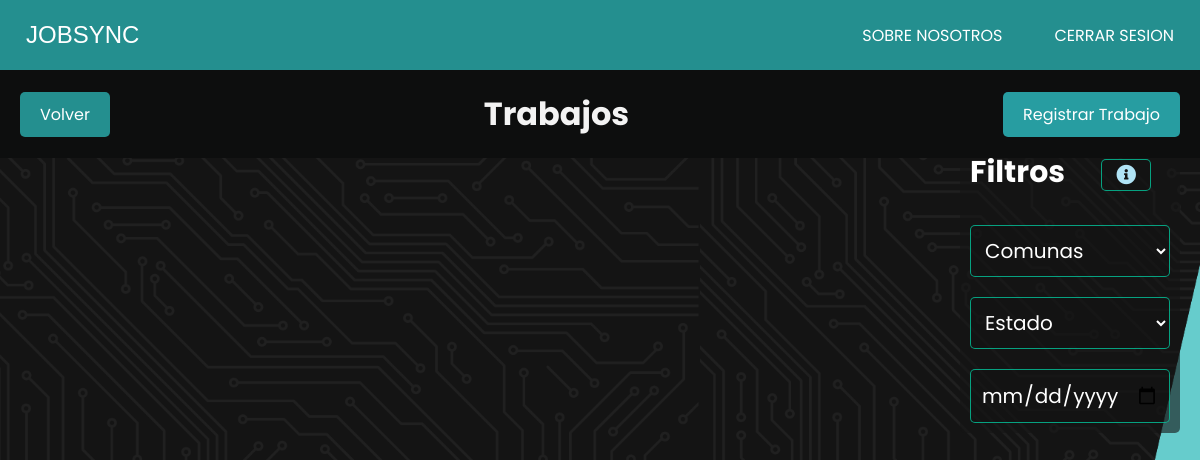
Page /trabajos/ (signed in) on the earlier database version.
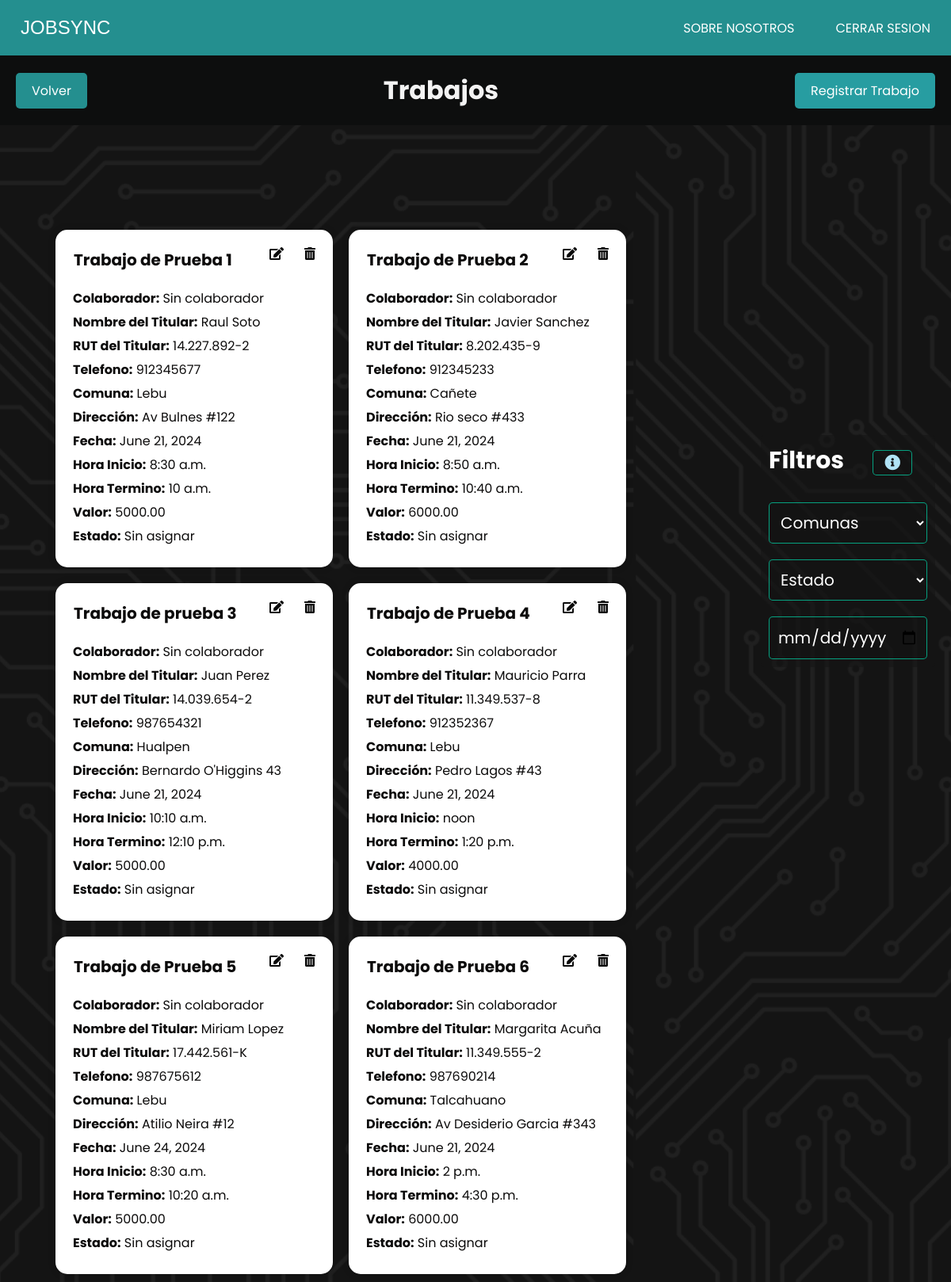
Same page on the later database version.
### JobSyncApp/models.py (models this page shows, shortened)
class Trabajo(models.Model):
    colaborador = models.ForeignKey(CustomUser, on_delete=models.SET_NULL, null=True, blank=True)
    nombre_trabajo = models.CharField(max_length=100)
    nombre_titular = models.CharField(max_length=100)
    rut_titular = models.CharField(max_length=12)
    telefono = models.CharField(max_length=15, blank=True, null=True)
    comuna = models.ForeignKey(Comuna, on_delete=models.SET_NULL, null=True)
    direccion = models.CharField(max_length=255)
    fecha = models.DateField()
    hora_inicio = models.TimeField()
    hora_termino = models.TimeField()
    valor = models.DecimalField(max_digits=10, decimal_places=2)
    ESTADO_CHOICES = [
        ('sin_asignar', 'Sin asignar'),
        ('pendiente', 'Pendiente'),
        ('completado', 'Completado'),
        ('reagendado', 'Reagendado'),
        ('cancelado', 'Cancelado'),
    ]
    estado = models.CharField(max_length=20, choices=ESTADO_CHOICES, default='sin_asignar')
    reagendado_contador = models.PositiveIntegerField(default=0)
    is_deleted = models.BooleanField(default=False)
    objects = TrabajoManager()

class Comuna(models.Model):
    nombre = models.CharField(max_length=100, unique=True)
    def __str__(self):
        return self.nombre

### JobSyncApp/decorators.py (the view)
    def wrap(request, *args, **kwargs):
        if request.user.is_authenticated and not request.user.rol:
            return function(request, *args, **kwargs)
        else:
            raise PermissionDenied

### JobSyncApp/models.py (called while the page is built)
    def get_queryset(self):
        return super().get_queryset()

### JobSyncApp/views.py (called while the page is built)
@login_required
@user_is_admin
def trabajos(request):
    comuna = Comuna.objects.all()
    trabajos = Trabajo.objects.filter(is_deleted=False)  # Obtener todos los trabajos
    return render(request, 'admin/gestion_trabajos/trabajos/trabajos.html', {'trabajos': trabajos,'comuna':comuna})

### JobSyncApp/templates/admin/gestion_trabajos/trabajos/trabajos.html (shortened to what this page needs)
{% extends 'index.html' %}
{% load static %}
{% block extra_css %}
<link rel="stylesheet" href="{% static 'css/admin/trabajos.css' %}">
<link rel="stylesheet" href="https://cdnjs.cloudflare.com/ajax/libs/font-awesome/5.15.4/css/all.min.css">
{% endblock extra_css %}
{% block contenido %}
<div class="header">
    <a href="{% url 'index_trabajo' %}"  class="boton volver">Volver</a>
    <h1 id="titulo-trabajos">Trabajos</h1>
    <a href="{% url 'crear_trabajo' %}"  class="boton regresar">Registrar Trabajo</a>
</div>
<div class="card-container">
    {% for trabajo in trabajos %}
    <div class="card" id="trabajo" data-comuna="{{ trabajo.comuna }}"  data-estado="{{ trabajo.estado }}" data-reagendado-contador="{{ trabajo.reagendado_contador }}" data-fecha="{{ trabajo.fecha|date:'Y-m-d' }}">
        <div class="botones">
            <button class="delete-btn" data-url="{% url 'eliminar_trabajo' trabajo.id %}"> <i class="fas fa-trash-alt"></i></button>
            <button class="edit-btn" data-url="{% url 'modificar_trabajo' trabajo.id %}"> <i class="fas fa-edit"></i></button>
            <h2> {{ trabajo.nombre_trabajo }}</h2>
        </div>
        <p><strong>Colaborador:</strong>
            {% if trabajo.colaborador %}
                {{ trabajo.colaborador.first_name }} {{ trabajo.colaborador.last_name }}
            {% else %}
                Sin colaborador
            {% endif %}
        </p>
        <p><strong>Nombre del Titular:</strong> {{ trabajo.nombre_titular }}</p>
        <p><strong>RUT del Titular:</strong> {{ trabajo.rut_titular }}</p>
        <p><strong>Telefono:</strong> {{ trabajo.telefono }}</p>
        <p><strong>Comuna:</strong> {{ trabajo.comuna }}</p>
        <p><strong>Dirección:</strong> {{ trabajo.direccion }}</p>
        <p><strong>Fecha:</strong> {{ trabajo.fecha }}</p>
        <p><strong>Hora Inicio:</strong> {{ trabajo.hora_inicio }}</p>
        <p><strong>Hora Termino:</strong> {{ trabajo.hora_termino }}</p>
        <p><strong>Valor:</strong> {{ trabajo.valor }}</p>
        <p><strong>Estado:</strong> {{ trabajo.get_estado_display }}</p>
    </div>
    {% endfor %}
</div>
<div class="filter-container">
    <h2>Filtros <button id="boton-info" onclick="mostrarModal()"><i class="fas fa-info-circle"></i></button></h2>
    <select id="comuna-filter">
        <option value="">Comunas</option>
    </select>
    <select id="estado-filter">
        <option value="">Estado</option>
    </select>
    <input type="date" id="fecha-filter">
</div>
{% endblock %}

### JobSyncApp/templates/index.html (shortened to what this page needs)
{% load  static  %}
<!DOCTYPE html>
<html lang="es">
<head>
    <link rel="stylesheet" href="{% static 'css' %}/estilo.css">
    <link href="https://cdn.jsdelivr.net/npm/remixicon@4.2.0/fonts/remixicon.css" rel="stylesheet" />
    {% block extra_css %} {% endblock extra_css %}
</head>
<body>
    <navbar class="navbar-container">
        <div class="logo-container" >
            <a href=""><img src="" alt="" style="margin-top: 1px; margin-right: 10px;"></a>
            {%if user.is_authenticated%}
            <a href="{% url 'home' %}">JobSync</a>
            {% else %}
            <a href="">JobSync</a>
            {%endif%}
        </div>
        <ul class="nav-items">
            <li class="nav-link"><a href="{% url 'sobre_nosotros' %}">Sobre Nosotros</a></li>
            {%if user.is_authenticated%}
            <li class="nav-link"><a href="{% url 'custom_logout' %}">Cerrar Sesion</a></li>
            {% else %}
            <li class="nav-link"><a href="{% url 'custom_login' %}">login</a></li>
            {%endif%}
        </ul>
    </navbar>
    {% block contenido %}{% endblock %}
</body>
</html>

### JobSyncApp/static/css/estilo.css (style rules this page uses)
* { margin: 0; padding: 0; box-sizing: border-box; }
.navbar-container { display: flex; justify-content: space-between; padding: 0 1rem; height: 70px; align-items: center; background: #248f8f; color: #fff; position: fixed; top: 0; width: 100%; z-index: 1000; }
.logo-container { display: flex; align-items: center; }
.navbar-container .logo-container a { font-size: 1.5rem; text-transform: uppercase; cursor: pointer; color: #fff; font-weight: 500; font-family: 'Kanit', sans-serif; }
.navbar-container .nav-items { display: flex; list-style-type: none; gap: 2rem; align-items: center; }
.navbar-container .nav-items .nav-link a { color: #fff; transition: 0.2s; padding: 10px; text-transform: uppercase; white-space: nowrap; }
.navbar-container .nav-items .nav-link:after { display: block; content: ""; border-top: 2px solid rgb(60, 179, 133); transform: scaleX(0); transition: transform 250ms ease-in-out; }

### JobSyncApp/static/css/admin/trabajos.css (style rules this page uses)
* { padding: 0; margin: 0; box-sizing: border-box; text-decoration: none; list-style: none; border: none; outline: none; font-family: "Poppins", sans-serif; }
body { height: auto; min-height: 100vh; width: auto; display: flex; align-items: center; justify-content: center; background: url("/static/css/img/fondo.png") no-repeat center center fixed; background-size: cover; }
.header { width: 100%; display: flex; justify-content: space-between; align-items: center; padding: 20px; color: rgba(255, 255, 255, 0.8); position: fixed; top: 70px; z-index: 1000; background-color: #0d0e0e; }
#titulo-trabajos { margin: 0; flex-grow: 1; text-align: center; color: #f3f3f3; }
.boton { padding: 10px 20px; background-color: #007bff; color: white; text-decoration: none; border-radius: 5px; }
.boton.volver { background-color: #248f8f; }
.boton.regresar { background-color: #279da1; }
.card-container { display: flex; flex-wrap: wrap; justify-content: flex-start; margin-top: 220px; width: 100%; padding-top: 60px; padding-left: 5%; }
.card { width: 350px; margin: 10px; padding: 20px; background: rgba(22, 22, 22, 0.61); box-shadow: 0 0 10px rgba(0, 0, 0, .2); color: #fff; backdrop-filter: blur(50px); border-radius: 15px; }
.card h2 { font-size: 20px; margin-bottom: 10px; }
.card p { margin: 5px 0; }
.card .delete-btn, .card .edit-btn { background: transparent; color: white; border: none; padding: 10px; border-radius: 10%; cursor: pointer; position: absolute; top: 10px; }
.card[data-estado="sin_asignar"] .delete-btn i, .card[data-estado="sin_asignar"] .edit-btn i { color: rgb(8, 8, 8); }
.card .delete-btn { right: 10px; }
.card .edit-btn { right: 50px; }
.card .delete-btn i, .card .edit-btn i { color: white; font-size: 1.2em; }
.botones { padding: 1px; margin-bottom: 10px; }
.filter-container { background: rgba(22, 22, 22, 0.61); padding: 10px; border-radius: 5px; width: 220px; margin-right: 20px; top: 20px; margin-bottom: 19%; }
.filter-container h2 { color: #fff; font-size: 30px; margin-bottom: 10px; }
#comuna-filter { width: 200px; padding: 10px; font-size: 20px; border: 1px solid rgba(3, 207, 163, 0.76); border-radius: 5px; color: #fff; background: rgba(22, 22, 22, 0.315); margin-top: 20px; }
#estado-filter { width: 200px; padding: 10px; font-size: 20px; border: 1px solid rgba(3, 207, 163, 0.76); border-radius: 5px; color: #fff; background: rgba(22, 22, 22, 0.315); margin-top: 20px; }
#fecha-filter { width: 200px; padding: 10px; font-size: 20px; border: 1px solid rgba(3, 207, 163, 0.76); border-radius: 5px; color: #fff; background: rgba(22, 22, 22, 0.315); margin-top: 20px; }
[data-estado="sin_asignar"] { background-color: rgb(255, 255, 255); color: rgb(12, 11, 11); border: 2px solid rgb(255, 255, 255); }
#boton-info { width: 50px; font-size: 20px; border: 1px solid rgba(3, 207, 163, 0.76); border-radius: 5px; color: #b0e3f5; background: rgba(22, 22, 22, 0.315); margin-left: 30px; }
ul { list-style-type: none; padding: 0; }
li { display: flex; align-items: center; margin: 10px 0; }

Differences in the rows shown:
added Trabajo: nombre_trabajo "Trabajo de Prueba 1", shows "Sin colaborador", nombre_titular "Raul Soto", rut_titular "14.227.892-2", telefono "912345677", comuna "Lebu", direccion "Av Bulnes #122", fecha "June 21, 2024", hora_inicio "8:30 a.m.", hora_termino "10 a.m.", valor "5000.00", estado "Sin asignar"
added Trabajo: nombre_trabajo "Trabajo de Prueba 2", shows "Sin colaborador", nombre_titular "Javier Sanchez", rut_titular "8.202.435-9", telefono "912345233", comuna "Cañete", direccion "Rio seco #433", fecha "June 21, 2024", hora_inicio "8:50 a.m.", hora_termino "10:40 a.m.", valor "6000.00", estado "Sin asignar"
added Trabajo: nombre_trabajo "Trabajo de prueba 3", shows "Sin colaborador", nombre_titular "Juan Perez", rut_titular "14.039.654-2", telefono "987654321", comuna "Hualpen", direccion "Bernardo O'Higgins 43", fecha "June 21, 2024", hora_inicio "10:10 a.m.", hora_termino "12:10 p.m.", valor "5000.00", estado "Sin asignar"
added Trabajo: nombre_trabajo "Trabajo de Prueba 4", shows "Sin colaborador", nombre_titular "Mauricio Parra", rut_titular "11.349.537-8", telefono "912352367", comuna "Lebu", direccion "Pedro Lagos #43", fecha "June 21, 2024", hora_inicio "noon", hora_termino "1:20 p.m.", valor "4000.00", estado "Sin asignar"
added Trabajo: nombre_trabajo "Trabajo de Prueba 5", shows "Sin colaborador", nombre_titular "Miriam Lopez", rut_titular "17.442.561-K", telefono "987675612", comuna "Lebu", direccion "Atilio Neira #12", fecha "June 24, 2024", hora_inicio "8:30 a.m.", hora_termino "10:20 a.m.", valor "5000.00", estado "Sin asignar"
added Trabajo: nombre_trabajo "Trabajo de Prueba 6", shows "Sin colaborador", nombre_titular "Margarita Acuña", rut_titular "11.349.555-2", telefono "987690214", comuna "Talcahuano", direccion "Av Desiderio Garcia #343", fecha "June 21, 2024", hora_inicio "2 p.m.", hora_termino "4:30 p.m.", valor "6000.00", estado "Sin asignar"
